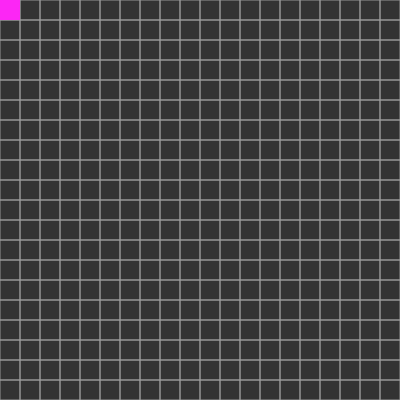
Frame 1 (no input)
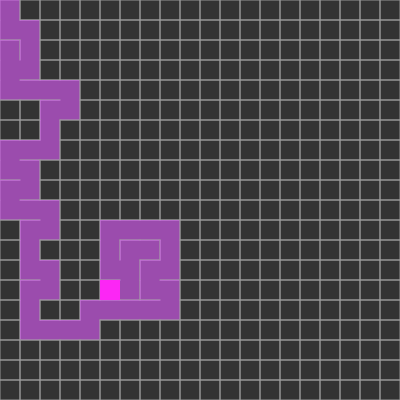
Frame 60 (no input)
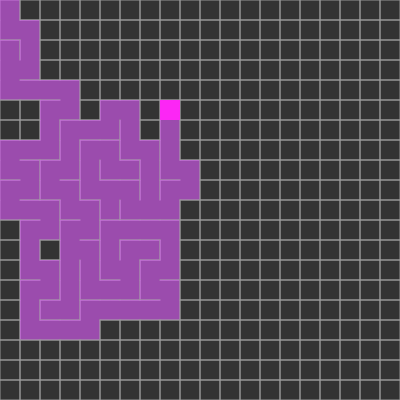
Frame 120 (the mouse pressed at the canvas centre since frame 60)

The p5.js sketch that drew these frames (run headless with seeded random() and noise() and a simulated clock; from frame 60 on, the mouse is pressed at the canvas centre):

// p5.js sketch
// ── sketch.js
'use strict'

let COLS;
let ROWS;
const W = 20;
const grid = [];
let currCell;
const stack = [];

function index(i, j) {
    if (i < 0 || i >= COLS || j < 0 || j >= ROWS) return -1;
    return i + j * COLS;
}

function removeWalls(a, b) {
    let x = a.i - b.i;
    let y = a.j - b.j;
    if (x === 1) {
        a.walls[3] = false;
        b.walls[1] = false;
    }
    else if (x === -1) {
        a.walls[1] = false;
        b.walls[3] = false;
    }
    else if (y === 1) {
        a.walls[0] = false;
        b.walls[2] = false;
    }
    else if (y === -1) {
        a.walls[2] = false;
        b.walls[0] = false;
    }
}

function setup() {
    createCanvas(400, 400);
    COLS = floor(width / W);
    ROWS = floor(height / W);

    for (let j = 0; j < ROWS; j++) {
        for (let i = 0; i < COLS; i++) {
            let cell = new Cell(i, j);
            grid.push(cell);
        }
    }

    currCell = grid[0];
}

function draw() {
    frameRate(30);

    background(51);

    for (let cell of grid) {
        cell.show();
    }

    currCell.visited = true;
    currCell.highlight();

    let nextCell = currCell.checkNeighbours();
    if (nextCell) {
        nextCell.visited = true;

        stack.push(currCell);

        removeWalls(currCell, nextCell);

        currCell = nextCell;
    }
    else if (stack.length) {
        currCell = stack.pop();
    }
}

class Cell {
    constructor(i, j) {
        this.i = i;
        this.j = j;
        this.walls = [true, true, true, true];
        this.visited = false;
    }
    show() {
        const x = this.i * W;
        const y = this.j * W;

        stroke(150, 150, 150);
        if (this.walls[0]) line(x, y, x + W, y);
        if (this.walls[1]) line(x + W, y, x + W, y + W);
        if (this.walls[2]) line(x, y + W, x + W, y + W);
        if (this.walls[3]) line(x, y, x, y + W);

        fill('rgba(225, 94, 255, 0.6)');
        noStroke();
        if (this.visited) rect(x, y, W, W);
    }

    highlight() {
        fill(252, 38, 245);
        noStroke();
        rect(this.i * W, this.j * W, W, W);
    }

    checkNeighbours() {
        const neighboursToVisit = [];

        const topNeighbour = grid[index(this.i, this.j - 1)];
        const rightNeighbour = grid[index(this.i + 1, this.j)];
        const bottomNeighbour = grid[index(this.i, this.j + 1)];
        const leftNeighbour = grid[index(this.i - 1, this.j)];

        if (topNeighbour && !topNeighbour.visited) neighboursToVisit.push(topNeighbour);
        if (rightNeighbour && !rightNeighbour.visited) neighboursToVisit.push(rightNeighbour);
        if (bottomNeighbour && !bottomNeighbour.visited) neighboursToVisit.push(bottomNeighbour);
        if (leftNeighbour && !leftNeighbour.visited) neighboursToVisit.push(leftNeighbour);

        if (neighboursToVisit.length) {
            let randomNeighbour = neighboursToVisit[floor(random(0, neighboursToVisit.length))];
            return randomNeighbour;
        }
        else return undefined;
    }
}
